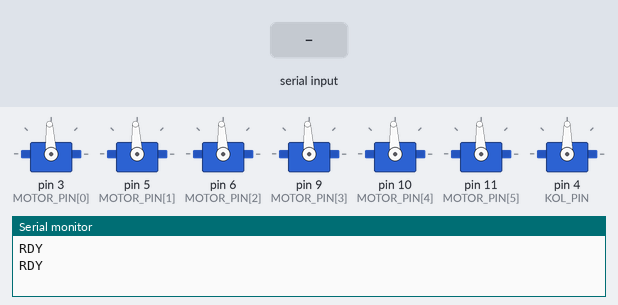
A sketch run on a simulated Arduino Uno, built with avr-gcc and run on an emulated ATmega328P. Shown: 7 × servo, the last lines printed to the serial monitor. The test bench sets the inputs (shaded band).

Above: at 4.2 s.
4.3 s: "90,45,200,10\n" received over Serial
At 4.7 s:
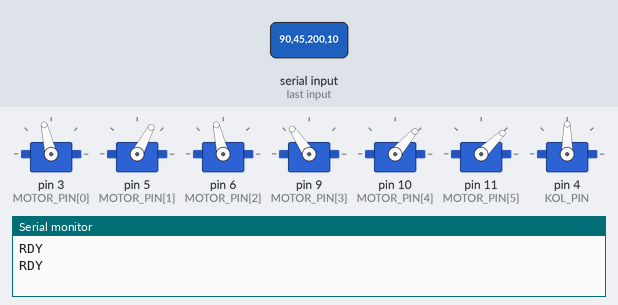
6.3 s: "30,150,10,200\n" received over Serial
At 6.7 s:
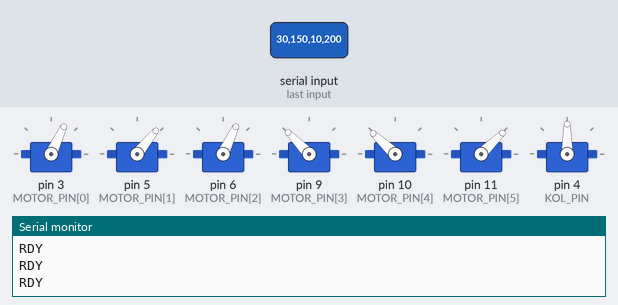
8.3 s: "K,45\n" received over Serial
At 9.1 s:
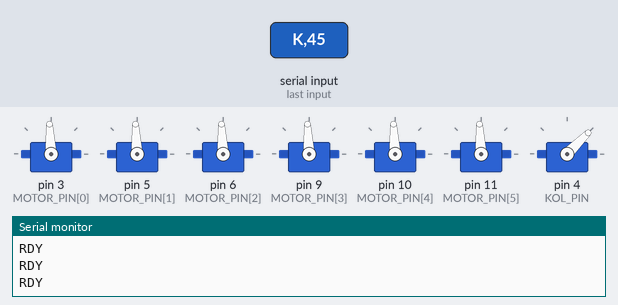
9.8 s: "90,45,200,10\n" received over Serial
At 10.2 s:
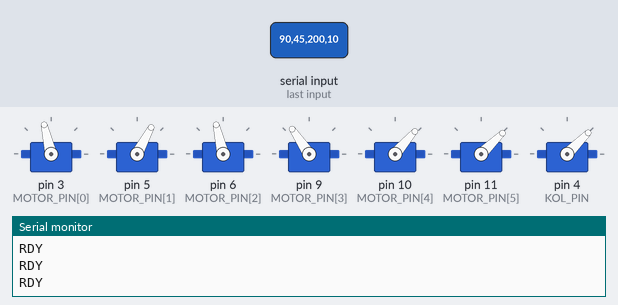
11.8 s: "30,150,10,200\n" received over Serial
At 12.2 s:
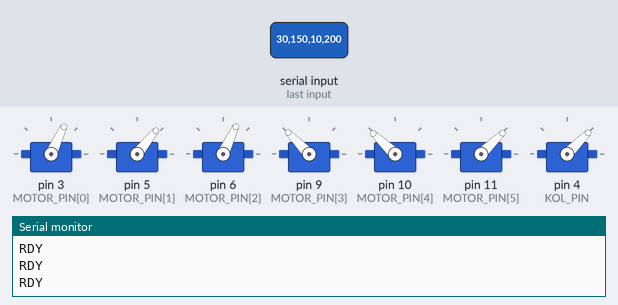
Timing chart, 0 to 14.8 s (numbered marks = the images above; inputs shaded):
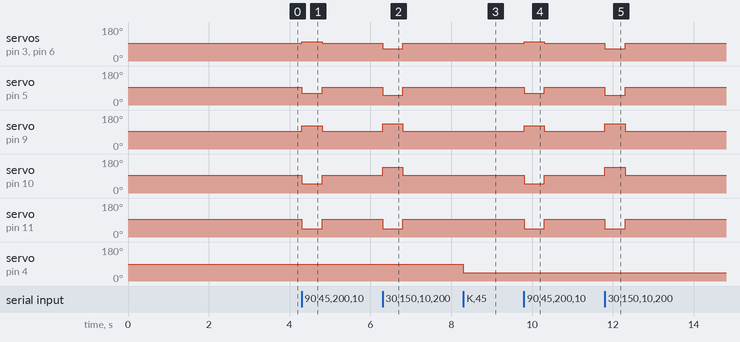

The sketch:

rov_arduino.ino
```cpp
/*
 * RÜSUMAT 4 - Arduino Beyin
 * 6 BLDC ESC + 1 servo kontrol, Pi5 USB-Serial uzerinden komut alir.
 *
 * Ozellikler:
 * - char[] buffer (String yok, heap fragmentation yok)
 * - Watchdog timer (sketch hang olursa 2sn'de reset)
 * - 1 saniyede bir RDY heartbeat (Pi'nin handshake'i icin)
 * - 500ms failsafe (Pi kopukken motor durur)
 * - 3 farkli komut turu: joystick stream, motor test, kol direkt
 */

#include <Servo.h>
#include <avr/wdt.h>

// =================== AYARLAR ===================

// PIN tanimlari
const uint8_t MOTOR_PIN[6] = {3, 5, 6, 9, 10, 11};
const uint8_t KOL_PIN = 4;

// Motor yon ayari: true = ters cevrilir (yazılım fix)
//   index 0=M1, 1=M2, 2=M3, 3=M4, 4=M5, 5=M6
const bool MOTOR_INVERT[6] = {false, false, false, true, true, false};

// ESC (Bidirectional 30A, 1000-2000us)
const int ESC_MIN     = 1000;
const int ESC_NEUTRAL = 1500;
const int ESC_MAX     = 2000;
const int ESC_RANGE   = 500;
const float ESC_DEADZONE = 0.05;

// Servo (180 derece icin genis aralik)
const int KOL_MIN = 0;
const int KOL_MAX = 180;
const int KOL_PWM_MIN = 500;
const int KOL_PWM_MAX = 2500;

// Zaman ayarlari
const unsigned long TIMEOUT_MS    = 500;    // failsafe (Pi kopuk -> motor dur)
const unsigned long ARM_DELAY_MS  = 3000;   // ESC arming
const unsigned long HEARTBEAT_MS  = 1000;   // RDY frekans

// Buffer
const uint8_t BUF_SIZE = 96;

// =================== GLOBAL ===================

Servo motor[6];
Servo kol;

float ileri = 0;
float yaw   = 0;
float dikey = 0;
float roll  = 0;
int   kol_aci = 90;

unsigned long son_veri_ms      = 0;
unsigned long son_heartbeat_ms = 0;

char    buffer[BUF_SIZE];
uint8_t buf_len = 0;

// =================== HELPER ===================

int eksenToPwm(float v) {
  if (v >  1.0) v =  1.0;
  if (v < -1.0) v = -1.0;
  if (fabs(v) < ESC_DEADZONE) return ESC_NEUTRAL;
  return ESC_NEUTRAL + (int)(v * ESC_RANGE);
}

void motorlariYaz(float v[6]) {
  for (int i = 0; i < 6; i++) {
    float val = MOTOR_INVERT[i] ? -v[i] : v[i];
    motor[i].writeMicroseconds(eksenToPwm(val));
  }
}

void durdur() {
  for (int i = 0; i < 6; i++) {
    motor[i].writeMicroseconds(ESC_NEUTRAL);
  }
}

void mix() {
  // Yerlesim: M1-M4 yatay, M5-M6 dikey
  // Yaw = sol/sag yatay differential, Roll = sol/sag dikey differential
  float v[6];
  v[0] = ileri + yaw;     // M1 on-sol
  v[1] = ileri - yaw;     // M2 on-sag
  v[2] = ileri + yaw;     // M3 arka-sol
  v[3] = ileri - yaw;     // M4 arka-sag
  v[4] = dikey + roll;    // M5 sol-dikey
  v[5] = dikey - roll;    // M6 sag-dikey

  // Tasma normalize
  float maks = 1.0;
  for (int i = 0; i < 6; i++) {
    float a = fabs(v[i]);
    if (a > maks) maks = a;
  }
  for (int i = 0; i < 6; i++) v[i] /= maks;

  motorlariYaz(v);
}

// =================== PARSE ===================

// "M,idx,val" -> tek motor test (idx 0 = hepsi durdur)
void parseMotorTest(const char* s) {
  // s = "idx,val"
  int idx = atoi(s);
  const char* p = strchr(s, ',');
  if (!p) return;
  float val = atof(p + 1);

  // Tum motorlari neutral, sadece istenen calisir
  for (int i = 0; i < 6; i++) {
    motor[i].writeMicroseconds(ESC_NEUTRAL);
  }
  if (idx >= 1 && idx <= 6) {
    float v = MOTOR_INVERT[idx - 1] ? -val : val;
    motor[idx - 1].writeMicroseconds(eksenToPwm(v));
  }
}

// "K,angle" -> direkt kol acisi
void parseKolDirect(const char* s) {
  int a = atoi(s);
  if (a < KOL_MIN) a = KOL_MIN;
  if (a > KOL_MAX) a = KOL_MAX;
  kol_aci = a;
  kol.write(kol_aci);
}

// "sol_x,sol_y,sag_x,sag_y[,kol_aci]" -> joystick stream
void parseJoystick(const char* s) {
  float val[5] = {0, 0, 0, 0, (float)kol_aci};
  uint8_t idx = 0;
  char num[16];
  uint8_t n = 0;

  for (uint8_t i = 0; ; i++) {
    char c = s[i];
    if (c == ',' || c == 0) {
      num[n] = 0;
      val[idx++] = atof(num);
      n = 0;
      if (c == 0 || idx >= 5) break;
    } else if (n < sizeof(num) - 1) {
      num[n++] = c;
    }
  }

  if (idx < 4) return;   // bozuk paket

  yaw   =  val[0];   // sol_x  -> donus
  ileri = -val[1];   // sol_y  -> ileri/geri (Y ters)
  roll  =  val[2];   // sag_x  -> yan egim
  dikey = -val[3];   // sag_y  -> yukari/asagi (Y ters)

  if (idx >= 5) {
    int a = (int)val[4];
    if (a < KOL_MIN) a = KOL_MIN;
    if (a > KOL_MAX) a = KOL_MAX;
    kol_aci = a;
    kol.write(kol_aci);
  }

  mix();
}

void parse(const char* s) {
  if (s[0] == 0) return;

  if ((s[0] == 'M' || s[0] == 'm') && s[1] == ',') {
    parseMotorTest(s + 2);
  } else if ((s[0] == 'K' || s[0] == 'k') && s[1] == ',') {
    parseKolDirect(s + 2);
  } else {
    parseJoystick(s);
  }
  son_veri_ms = millis();
}

// =================== SETUP / LOOP ===================

void setup() {
  // Watchdog kapat (boot'ta tetiklenmesin)
  wdt_disable();

  Serial.begin(115200);

  // Motor + servo init
  for (int i = 0; i < 6; i++) {
    motor[i].attach(MOTOR_PIN[i]);
    motor[i].writeMicroseconds(ESC_NEUTRAL);
  }
  kol.attach(KOL_PIN, KOL_PWM_MIN, KOL_PWM_MAX);
  kol.write(kol_aci);

  // ESC arm bekleme + seri buffer'i temiz tut
  unsigned long arm_start = millis();
  while (millis() - arm_start < ARM_DELAY_MS) {
    while (Serial.available()) Serial.read();
  }

  // Pi'ya hazir oldugumu bildir
  Serial.println("RDY");
  son_veri_ms = millis();
  son_heartbeat_ms = millis();

  // Watchdog'u 2 saniyeye ayarla. Loop hang olursa kendini resetler.
  wdt_enable(WDTO_2S);
}

void loop() {
  // Seri okuma
  while (Serial.available()) {
    char c = Serial.read();
    if (c == '\n') {
      buffer[buf_len] = 0;
      parse(buffer);
      buf_len = 0;
    } else if (c != '\r' && buf_len < BUF_SIZE - 1) {
      buffer[buf_len++] = c;
    } else if (buf_len >= BUF_SIZE - 1) {
      // Buffer tasmasi: at, sifirla
      buf_len = 0;
    }
  }

  // Failsafe: Pi kopukken motorlari durdur
  if (millis() - son_veri_ms > TIMEOUT_MS) {
    durdur();
  }

  // Heartbeat: Pi'ya ben buradayim sinyali
  if (millis() - son_heartbeat_ms > HEARTBEAT_MS) {
    Serial.println("RDY");
    son_heartbeat_ms = millis();
  }

  // Watchdog'u besle
  wdt_reset();
}
```

Measured:
- after the input at 4.3 s, servo on pin 3 (MOTOR_PIN[0]): 93° → 103° at once, → 93° 0.50 s later; servo on pin 5 (MOTOR_PIN[1]): 93° → 62° at once, → 93° 0.50 s later
- after the input at 6.3 s, servo on pin 3 (MOTOR_PIN[0]): 93° → 65° at once, → 93° 0.50 s later; servo on pin 5 (MOTOR_PIN[1]): 93° → 51° at once, → 93° 0.50 s later
- after the input at 8.3 s, servo on pin 4 (KOL_PIN): 90° → 45° at once
- after the input at 9.8 s, servo on pin 3 (MOTOR_PIN[0]): 93° → 103° at once, → 93° 0.50 s later; servo on pin 5 (MOTOR_PIN[1]): 93° → 62° at once, → 93° 0.50 s later
- after the input at 11.8 s, servo on pin 3 (MOTOR_PIN[0]): 93° → 65° at once, → 93° 0.50 s later; servo on pin 5 (MOTOR_PIN[1]): 93° → 51° at once, → 93° 0.50 s later
